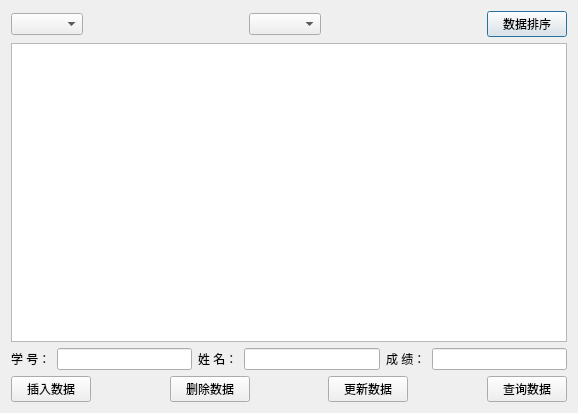
<?xml version="1.0" encoding="UTF-8"?>
<ui version="4.0">
 <class>StudentDlg</class>
 <widget class="QDialog" name="StudentDlg">
  <property name="geometry">
   <rect>
    <x>0</x>
    <y>0</y>
    <width>578</width>
    <height>413</height>
   </rect>
  </property>
  <property name="windowTitle">
   <string>学生信息管理系统 V1.0</string>
  </property>
  <property name="windowIcon">
   <iconset resource="images.qrc">
    <normaloff>:/new/prefix1/Images/1-titleico.jpg</normaloff>:/new/prefix1/Images/1-titleico.jpg</iconset>
  </property>
  <layout class="QVBoxLayout" name="verticalLayout">
   <item>
    <layout class="QHBoxLayout" name="horizontalLayout">
     <item>
      <widget class="QComboBox" name="comboBoxValue">
       <property name="currentText">
        <string/>
       </property>
      </widget>
     </item>
     <item>
      <spacer name="horizontalSpacer">
       <property name="orientation">
        <enum>Qt::Horizontal</enum>
       </property>
       <property name="sizeHint" stdset="0">
        <size>
         <width>40</width>
         <height>20</height>
        </size>
       </property>
      </spacer>
     </item>
     <item>
      <widget class="QComboBox" name="comboBoxCond_sort"/>
     </item>
     <item>
      <spacer name="horizontalSpacer_2">
       <property name="orientation">
        <enum>Qt::Horizontal</enum>
       </property>
       <property name="sizeHint" stdset="0">
        <size>
         <width>40</width>
         <height>20</height>
        </size>
       </property>
      </spacer>
     </item>
     <item>
      <widget class="QPushButton" name="pushButtonSort">
       <property name="text">
        <string>数据排序</string>
       </property>
      </widget>
     </item>
    </layout>
   </item>
   <item>
    <widget class="QTableView" name="tableView">
     <attribute name="horizontalHeaderStretchLastSection">
      <bool>true</bool>
     </attribute>
    </widget>
   </item>
   <item>
    <layout class="QHBoxLayout" name="horizontalLayout_2">
     <item>
      <widget class="QLabel" name="label">
       <property name="text">
        <string>学 号：</string>
       </property>
      </widget>
     </item>
     <item>
      <widget class="QLineEdit" name="lineEdit_ID"/>
     </item>
     <item>
      <widget class="QLabel" name="label_2">
       <property name="text">
        <string>姓 名：</string>
       </property>
      </widget>
     </item>
     <item>
      <widget class="QLineEdit" name="lineEdit_NAME"/>
     </item>
     <item>
      <widget class="QLabel" name="label_3">
       <property name="text">
        <string>成 绩：</string>
       </property>
      </widget>
     </item>
     <item>
      <widget class="QLineEdit" name="lineEdit_SCORE"/>
     </item>
    </layout>
   </item>
   <item>
    <layout class="QHBoxLayout" name="horizontalLayout_3">
     <item>
      <widget class="QPushButton" name="pushButton_INSERT">
       <property name="text">
        <string>插入数据</string>
       </property>
      </widget>
     </item>
     <item>
      <spacer name="horizontalSpacer_3">
       <property name="orientation">
        <enum>Qt::Horizontal</enum>
       </property>
       <property name="sizeHint" stdset="0">
        <size>
         <width>40</width>
         <height>20</height>
        </size>
       </property>
      </spacer>
     </item>
     <item>
      <widget class="QPushButton" name="pushButton_DELETE">
       <property name="text">
        <string>删除数据</string>
       </property>
      </widget>
     </item>
     <item>
      <spacer name="horizontalSpacer_4">
       <property name="orientation">
        <enum>Qt::Horizontal</enum>
       </property>
       <property name="sizeHint" stdset="0">
        <size>
         <width>40</width>
         <height>20</height>
        </size>
       </property>
      </spacer>
     </item>
     <item>
      <widget class="QPushButton" name="pushButton_UPDATE">
       <property name="text">
        <string>更新数据</string>
       </property>
      </widget>
     </item>
     <item>
      <spacer name="horizontalSpacer_5">
       <property name="orientation">
        <enum>Qt::Horizontal</enum>
       </property>
       <property name="sizeHint" stdset="0">
        <size>
         <width>40</width>
         <height>20</height>
        </size>
       </property>
      </spacer>
     </item>
     <item>
      <widget class="QPushButton" name="pushButton_SEARCH">
       <property name="text">
        <string>查询数据</string>
       </property>
      </widget>
     </item>
    </layout>
   </item>
  </layout>
 </widget>
 <resources>
  <include location="images.qrc"/>
 </resources>
 <connections/>
</ui>
